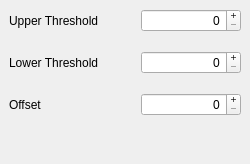
<?xml version="1.0" encoding="UTF-8"?>
<ui version="4.0">
 <class>BandPassFilterWindow</class>
 <widget class="QDockWidget" name="BandPassFilterWindow">
  <property name="geometry">
   <rect>
    <x>0</x>
    <y>0</y>
    <width>250</width>
    <height>164</height>
   </rect>
  </property>
  <property name="sizePolicy">
   <sizepolicy hsizetype="Minimum" vsizetype="MinimumExpanding">
    <horstretch>0</horstretch>
    <verstretch>0</verstretch>
   </sizepolicy>
  </property>
  <property name="maximumSize">
   <size>
    <width>253</width>
    <height>524287</height>
   </size>
  </property>
  <property name="windowTitle">
   <string>Band pass filter</string>
  </property>
  <widget class="QWidget" name="dockWidgetContents">
   <layout class="QVBoxLayout" name="verticalLayout">
    <property name="spacing">
     <number>1</number>
    </property>
    <property name="margin">
     <number>0</number>
    </property>
    <item>
     <widget class="QWidget" name="upperWidget" native="true">
      <layout class="QHBoxLayout" name="horizontalLayout_4">
       <item>
        <widget class="QLabel" name="upperLabel">
         <property name="text">
          <string>Upper Threshold</string>
         </property>
        </widget>
       </item>
       <item>
        <spacer name="horizontalSpacer_3">
         <property name="orientation">
          <enum>Qt::Horizontal</enum>
         </property>
         <property name="sizeType">
          <enum>QSizePolicy::Preferred</enum>
         </property>
         <property name="sizeHint" stdset="0">
          <size>
           <width>52</width>
           <height>20</height>
          </size>
         </property>
        </spacer>
       </item>
       <item>
        <widget class="QDoubleSpinBox" name="upperThresholdSpinBox">
         <property name="minimumSize">
          <size>
           <width>100</width>
           <height>0</height>
          </size>
         </property>
         <property name="maximumSize">
          <size>
           <width>100</width>
           <height>16777215</height>
          </size>
         </property>
         <property name="alignment">
          <set>Qt::AlignRight|Qt::AlignTrailing|Qt::AlignVCenter</set>
         </property>
         <property name="buttonSymbols">
          <enum>QAbstractSpinBox::PlusMinus</enum>
         </property>
         <property name="decimals">
          <number>0</number>
         </property>
         <property name="maximum">
          <double>10000.000000000000000</double>
         </property>
        </widget>
       </item>
      </layout>
     </widget>
    </item>
    <item>
     <widget class="QWidget" name="lowerWidget" native="true">
      <layout class="QHBoxLayout" name="horizontalLayout_3">
       <item>
        <widget class="QLabel" name="lowerLabel">
         <property name="text">
          <string>Lower Threshold</string>
         </property>
        </widget>
       </item>
       <item>
        <spacer name="lowerSpacer">
         <property name="orientation">
          <enum>Qt::Horizontal</enum>
         </property>
         <property name="sizeType">
          <enum>QSizePolicy::Preferred</enum>
         </property>
         <property name="sizeHint" stdset="0">
          <size>
           <width>52</width>
           <height>20</height>
          </size>
         </property>
        </spacer>
       </item>
       <item>
        <widget class="QDoubleSpinBox" name="lowerThresholdSpinBox">
         <property name="minimumSize">
          <size>
           <width>100</width>
           <height>0</height>
          </size>
         </property>
         <property name="maximumSize">
          <size>
           <width>100</width>
           <height>16777215</height>
          </size>
         </property>
         <property name="alignment">
          <set>Qt::AlignRight|Qt::AlignTrailing|Qt::AlignVCenter</set>
         </property>
         <property name="buttonSymbols">
          <enum>QAbstractSpinBox::PlusMinus</enum>
         </property>
         <property name="decimals">
          <number>0</number>
         </property>
         <property name="maximum">
          <double>10000.000000000000000</double>
         </property>
        </widget>
       </item>
      </layout>
     </widget>
    </item>
    <item>
     <widget class="QWidget" name="offsetWidget" native="true">
      <layout class="QHBoxLayout" name="horizontalLayout">
       <item>
        <widget class="QLabel" name="offsetLabel">
         <property name="text">
          <string>Offset</string>
         </property>
        </widget>
       </item>
       <item>
        <spacer name="horizontalSpacer">
         <property name="orientation">
          <enum>Qt::Horizontal</enum>
         </property>
         <property name="sizeType">
          <enum>QSizePolicy::Preferred</enum>
         </property>
         <property name="sizeHint" stdset="0">
          <size>
           <width>100</width>
           <height>20</height>
          </size>
         </property>
        </spacer>
       </item>
       <item>
        <widget class="QDoubleSpinBox" name="offsetSpinBox">
         <property name="minimumSize">
          <size>
           <width>100</width>
           <height>0</height>
          </size>
         </property>
         <property name="maximumSize">
          <size>
           <width>100</width>
           <height>16777215</height>
          </size>
         </property>
         <property name="alignment">
          <set>Qt::AlignRight|Qt::AlignTrailing|Qt::AlignVCenter</set>
         </property>
         <property name="buttonSymbols">
          <enum>QAbstractSpinBox::PlusMinus</enum>
         </property>
         <property name="decimals">
          <number>0</number>
         </property>
         <property name="maximum">
          <double>10000.000000000000000</double>
         </property>
        </widget>
       </item>
      </layout>
     </widget>
    </item>
    <item>
     <spacer name="verticalSpacer">
      <property name="orientation">
       <enum>Qt::Vertical</enum>
      </property>
      <property name="sizeType">
       <enum>QSizePolicy::Expanding</enum>
      </property>
      <property name="sizeHint" stdset="0">
       <size>
        <width>20</width>
        <height>1</height>
       </size>
      </property>
     </spacer>
    </item>
   </layout>
  </widget>
 </widget>
 <resources/>
 <connections/>
</ui>
